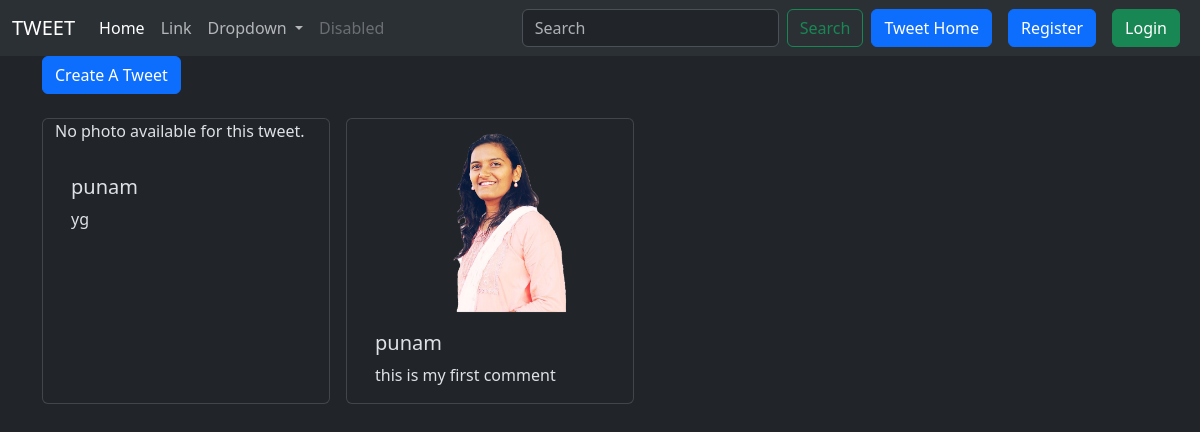
Page /tweet/ on the earlier database version.
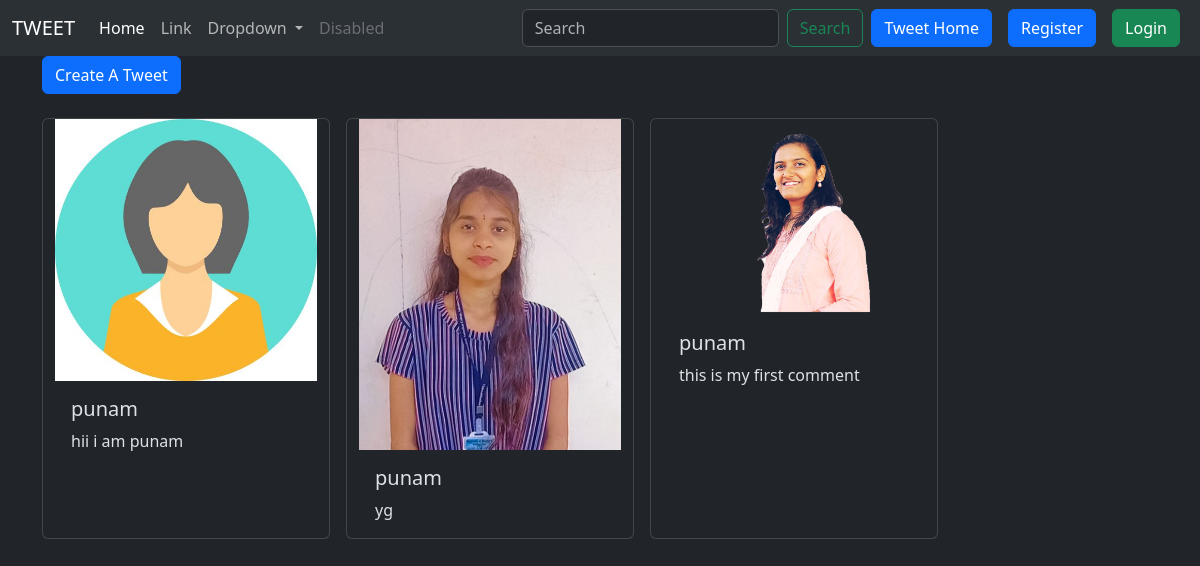
Same page on the later database version.
### tweet/models.py (models this page shows, shortened)
class Tweet(models.Model):
    user=models.ForeignKey(User,on_delete=models.CASCADE)
    text=models.TextField(max_length=250)
    photo=models.ImageField(upload_to='photo/',blank=True,null=True)
    created_at=models.DateTimeField(auto_now_add=True)
    updated_at=models.DateTimeField(auto_now=True)

### tweet/views.py (the view)
# urls.py: path('',views.tweet_list,name='tweet_list'),
def tweet_list(req):
    tweets=Tweet.objects.all().order_by('-created_at')
    return render(req, 'tweet_list.html',{'tweets':tweets})

### tweet/templates/tweet_list.html (shortened to what this page needs)
{% extends "base.html" %}
{% block content %}
<a class="btn btn-primary mb-4" href="{% url 'tweet_create' %}">Create A Tweet</a>
<div class="container row gap-3">
    {% for tweet in tweets %}
    <div class="card" style="width: 18rem;">
      {% if tweet.photo %}
      <img src="{{ tweet.photo.url }}" alt="Tweet photo" />
      {% else %}
      <p>No photo available for this tweet.</p>
      {% endif %}
        <div class="card-body">
          <h5 class="card-title">{{tweet.user.username}}</h5>
          <p class="card-text">{{tweet.text}}</p>
        </div>
      </div>
    {% endfor %}
</div>
{% endblock %}

### templates/base.html (shortened to what this page needs)
{% load static %}
<!DOCTYPE html>
<html lang="en" data-bs-theme="dark" >
<head>
    <link href="https://cdn.jsdelivr.net/npm/bootstrap@5.3.3/dist/css/bootstrap.min.css" rel="stylesheet"
>
</head>
<body>
    <nav class="navbar navbar-expand-lg bg-body-tertiary">
        <div class="container-fluid">
          <a class="navbar-brand" href="#">TWEET</a>
          <div class="collapse navbar-collapse" id="navbarSupportedContent">
            <ul class="navbar-nav me-auto mb-2 mb-lg-0">
              <li class="nav-item">
                <a class="nav-link active" aria-current="page" href="#">Home</a>
              </li>
              <li class="nav-item">
                <a class="nav-link" href="#">Link</a>
              </li>
              <li class="nav-item dropdown">
                <a class="nav-link dropdown-toggle" href="#" role="button" data-bs-toggle="dropdown" aria-expanded="false">
                  Dropdown
                </a>
              </li>
              <li class="nav-item">
                <a class="nav-link disabled" aria-disabled="true">Disabled</a>
              </li>
            </ul>
            <form class="d-flex" role="search">
              <input class="form-control me-2" type="search" placeholder="Search" aria-label="Search">
              <button class="btn btn-outline-success" type="submit">Search</button>
            </form>
            <a href="{% url 'tweet_list' %}" class="btn btn-primary mx-2 ">Tweet Home</a>
            {% if user.is_authenticted %}
            <form method='post' action={% url 'logout' %}>
              {% csrf_token %}
              <button class="btn btn-danger" type="submit" >Logout</logout>
            </form>
            {% else %}
            <a href="{% url 'register' %}" class="btn btn-primary mx-2">Register</a>
            <a href="{% url 'login' %}" class="btn btn-success mx-2">Login</a>
            {% endif %}
          </div>
        </div>
      </nav>
    <div class="container">
    {% block content %}
    {% endblock %}
    </div>
</body>
</html>

Differences in the rows shown:
added Tweet: photo (picture), user.username "punam", text "hii i am punam"
changed Tweet "yg": photo: picture added; no longer shows "No photo available for this tweet."
